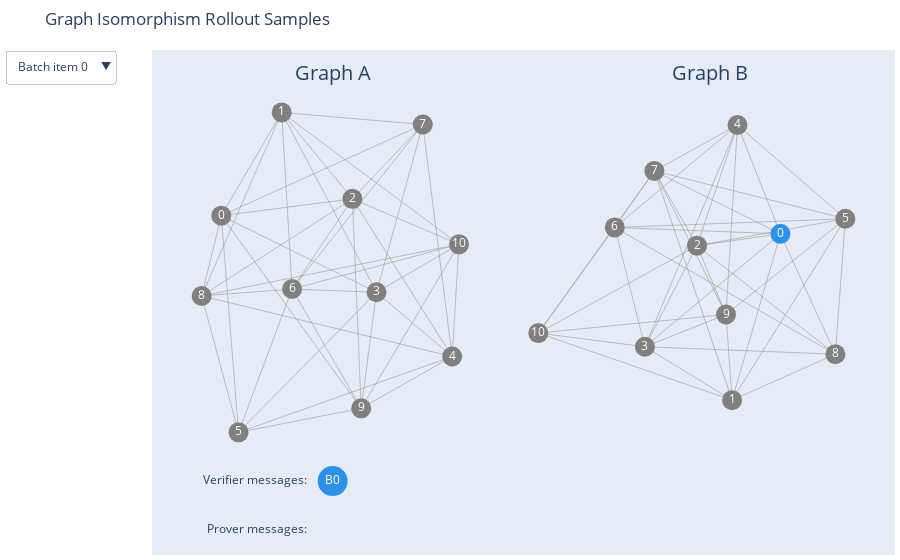

The notebook cell saved with this chart:
### Markdown cell above
## Visualisation

### Code cell
with GraphIsomorphismRolloutSamples(
    run_id=WANDB_RUN_NAME, iteration=ITERATION, wandb_project=WANDB_PROJECT
) as rollout_samples:
    rollout_samples.visualise()
    samples = rollout_samples._rollout_samples
